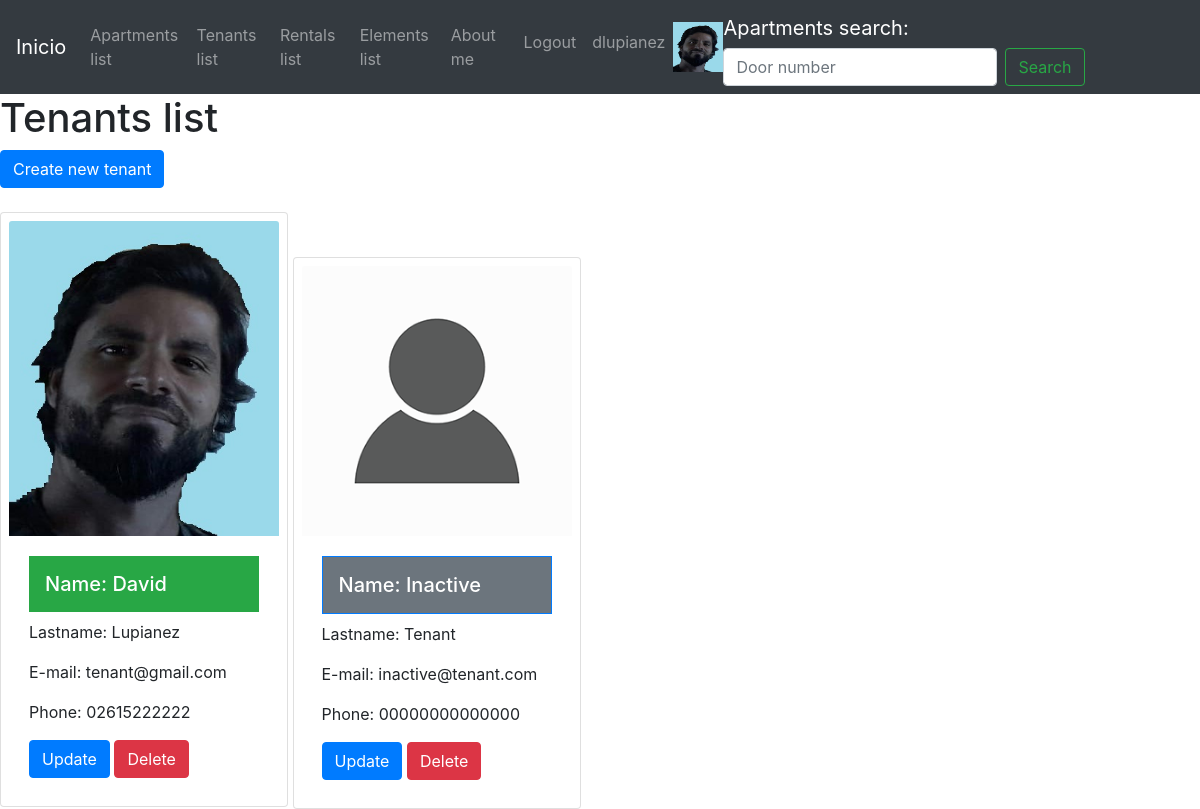
The page /tenants/tenants-list/ (signed in) on the database its author committed.
### users/models.py (models this page shows)
class UserProfile(models.Model):
    user = models.OneToOneField(User, on_delete=models.CASCADE, related_name='profile')
    phone = models.CharField(max_length=25, null=True, blank=True)
    linkedin_profile = models.CharField(max_length=50, null=True, blank=True)
    profile_picture = models.ImageField(upload_to='profile_images', null=True, blank=True)

### tenants/models.py (models this page shows, shortened)
class Tenant(models.Model):
    name=models.CharField(max_length=50, null=False, blank=False)
    lastname=models.CharField(max_length=50, null=False, blank=False )
    email=models.EmailField(max_length=50, null=False, blank=False)
    phone=models.CharField(max_length=50, null=False, blank=False)
    is_active=models.BooleanField(default=True)
    tenant_picture = models.ImageField(upload_to='tenant_images', null=True, blank=True)

### tenants/views.py (the view)
# urls.py: path('tenants-list/', TenantsListView.as_view(), name='tenants_list'),
class TenantsListView(LoginRequiredMixin, ListView):
    model = Tenant
    template_name = 'tenants/tenants-list.html'

### templates/tenants/tenants-list.html (shortened to what this page needs)
{% extends 'base.html' %}
{% block content %}
    <h1>Tenants list</h1>
    {% if request.user.is_authenticated %}
        {% if request.user.is_superuser %}
            <a href="/tenants/tenant-create/" class="btn btn-primary">Create new tenant</a>
        {% endif %}
    {% endif %}
    <br><br>
    {% for tenant in object_list %}
        <div class="card d-inline-flex p-2" style="width: 18rem;">
            <img src="{{tenant.tenant_picture.url}}" class="card-img-top">
            <div class="card-body">
            {% if tenant.is_active %}
                <h5 class="card-title active p-3 mb-2 bg-success text-white">Name: {{tenant.name}}</h5>
            {% else %}
                <h5 class="list-group-item active p-3 mb-2 bg-secondary text-white">Name: {{tenant.name}}</h5>
            {% endif %}
            <p class="card-text">Lastname: {{tenant.lastname}}</p>
            <p class="card-text">E-mail: {{tenant.email}}</p>
            <p class="card-text">Phone: {{tenant.phone}}</p>
            {% if request.user.is_authenticated %}
                {% if request.user.is_superuser %}
                    <a href="/tenants/tenant-update/{{tenant.id}}" class="btn btn-primary">Update</a>
                    <a href="/tenants/tenant-delete/{{tenant.id}}" class="btn btn-danger">Delete</a>
                {% endif %}
            {% endif %}
        </div>
        </div>
    {% endfor %}
{% endblock %}

### templates/base.html (shortened to what this page needs)
<!DOCTYPE html>
<html lang="en">
<head>
    <link rel="stylesheet" href="https://cdn.jsdelivr.net/npm/bootstrap@4.6.2/dist/css/bootstrap.min.css"
>
</head>
<body>
    <header>
        <nav class="navbar navbar-expand-lg navbar-dark bg-dark">
            <a class="navbar-brand" href="/">Inicio</a>
            <div class="collapse navbar-collapse" id="navbarSupportedContent">
                <ul class="navbar-nav mr-auto">
                    <li class="nav-item">
                        <a class="nav-link" href="/apartments/apartments-list/">Apartments list</a>
                    </li>
                    <li class="nav-item">
                        <a class="nav-link" href="/tenants/tenants-list/">Tenants list</a>
                    </li>
                    <li class="nav-item">
                        <a class="nav-link" href="/rentals/rentals-list/">Rentals list</a>
                    </li>
                    <li class="nav-item">
                        <a class="nav-link" href="/elements-list/">Elements list</a>
                    </li>
                    <li class="nav-item">
                        <a class="nav-link" href="/about-me/">About me</a>
                    </li>
                </ul>
                    {% if request.user.is_authenticated %}
                    <ul class="navbar-nav mr-auto pull-right">
                            <li class="nav-item pull-right ">
                                <a class="nav-link" href="/users/logout/">Logout</a>
                            </li>
                            <li class="nav-item pull-right">
                                <a class="nav-link" href="/users/update/">{{request.user.username}}</a>
                            </li>
                            {% if request.user.profile.profile_picture.url != '' %}
                                <img src="{{request.user.profile.profile_picture.url}}" alt="profile_picture" width="50px" height="50px">
                            {% endif %}
                        </ul>
                    {% endif %}
                <form class="form-inline my-2 my-lg-0" action="/apartments/apartments-list-search/" method="GET">
                    <a class="navbar-brand" href="/">Apartments search: </a>
                    <input class="form-control mr-sm-2" type="search" placeholder="Door number" aria-label="Search" name="search">
                    <button class="btn btn-outline-success my-2 my-sm-0" type="submit">Search</button>
                </form>
            </div>
        </nav>
    </header>
    {% block content %}
    {% endblock %}
</body>
</html>

### rows shown on the page
Tenant: tenant_picture (picture), name "David", lastname "Lupianez", email "tenant@gmail.com", phone "02615222222"
Tenant: tenant_picture (picture), name "Inactive", lastname "Tenant", email "inactive@tenant.com", phone "00000000000000"

### other values the page prints
{{ request.user.username }} "dlupianez"
